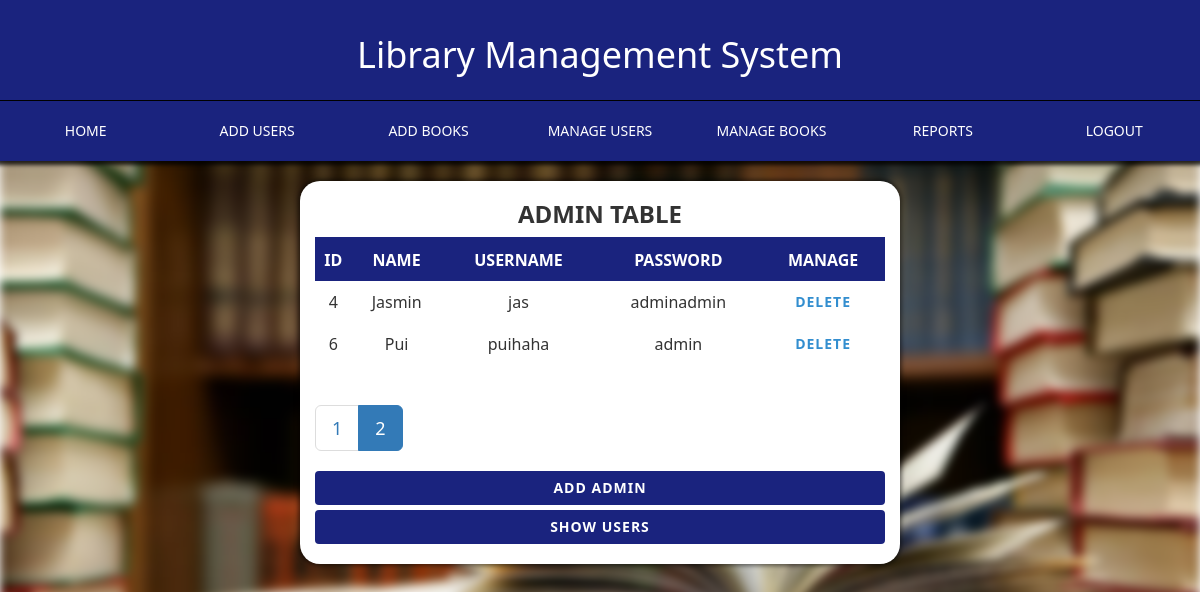
Page /showadmin.php?page=2 (signed in) on the committed database.
### tables this page shows
CREATE TABLE `admintbl` (
  `id` int(11) NOT NULL,
  `name` varchar(50) NOT NULL,
  `user` varchar(50) NOT NULL,
  `pass` varchar(50) NOT NULL
);

### showadmin.php (the view, shortened to what this page needs)
<html>
	<head>
		<link rel="stylesheet" type="text/css" href="./css/bootstrap.min.css">
		<link rel="stylesheet" type="text/css" href="./css/custom.css">
	</head>
	<body>
		<?php include 'loader.php'; ?>
	<?php include "./header2.php"; ?>
			<div class="row">
				<div class="col-md-3"></div>
				<div class="col-md-6 form">
					<h3 class="text-center title">ADMIN TABLE</h3>
					<table class="table-success table-hover">
						<tr class="heading-table">
							<td>ID</td>
							<td>NAME</td>
							<td>USERNAME</td>
							<td>PASSWORD</td>
							<td>MANAGE</td>
						</tr>
						<?php
						include('./connect.php');
						$curr_page = $_GET["page"];
						if($curr_page=="" || $curr_page=="1"){
							$curr_page = 0;
						}
						else{
							$curr_page = ($curr_page*3) - 3;
						}
						$query = "SELECT * FROM admintbl limit $curr_page,3";
						$query2 = "SELECT * FROM admintbl";
						$counter = 0;
						$sql2 = mysqli_query($db_connect, $query2);
						if($sql = mysqli_query($db_connect, $query)){
							$total_rows2 = mysqli_num_rows($sql2);
							$num_pages = ceil($total_rows2/3);
							while($row = mysqli_fetch_array($sql)) {
									if($counter == 0)
										echo '<tr>';
							?>
								<td><?php echo $row['id'] ?></td>
								<td><?php echo $row['name']?></td>
								<td><?php echo $row['user']?></td>
								<td><?php echo $row['pass']?></td>
									<td><form class="link-form" action="./delete.php" method="post"><input type="hidden" name="id" value="<?php echo $row['id'] ?>" /><input type="submit" name="submit_delete_admin" value="DELETE" class="link btn btn-block btn-login" /></form> </td>
							<?php
									if($counter%6 == 0)
										echo '</tr>';
							}
						}
						?>
					</table>
					<nav aria-label="Page navigation example">
 							 <ul class="pagination pagination-lg ">
					<?php
						 for ($i=1; $i <= $num_pages; $i++) {
								?>
								<li class="page-item <?php if($i == $_GET['page']) echo 'active'; ?>">
								<a href="./showadmin.php?page=<?php echo $i ?> "?>
										 <?php echo $i; ?>
								</a>
									</li>
								<?php
							}
							?>
							</ul>
						</nav>
					<a href="./addAdmin.php" class="btn btn-block btn-login">ADD ADMIN</a>
					<a href="./manUser.php" class="btn btn-block btn-login">SHOW USERS</a>
					<br>
				</div>
				<div class="col-md-3"></div>
			</div>
		</div>
	</body>
</html>

### css/custom.css (style rules this page uses)
body { font-family: 'Segoe UI'; }
.form { margin:auto; margin-top: 20px; background: #fff; border-radius: 20px; box-shadow: 0px 0px 4px 2px rgba(0,0,0,0.5); }
.btn-login { background: #1A237E; font-weight: 700; letter-spacing: 1px; color: #fff; }
.title { font-weight: 700; }
table { width: 100%; margin: 0 auto; margin-bottom: 20px }
table td { border: 0px solid #000; text-align: center; padding: 10px 2px; }
.heading-table { font-weight: 600; background: #1A237E; color: #fff; }
.link { border: 0; padding: 0; display: inline; background: none; color: #338ECF; }
.link-form { display: inline; }
.heading-table { border-top: 2px solid #1A237E; }

### rows in the picture
admintbl: id "4", name "Jasmin", user "jas", pass "adminadmin"
admintbl: id "6", name "Pui", user "puihaha", pass "admin"
